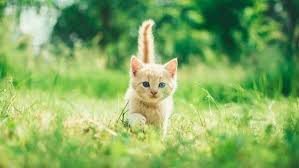
#> input picture cat.jpg, 299 x 168 px
$ jupyter execute 'dip exp 5.ipynb'   (older library calls are emulated)
#> lines starting #> are read from the running program, lines starting #| are printed output that depends on the picture
[cell 1]
import cv2
import matplotlib.pyplot as plt
import numpy as np
image1 = cv2.imread("cat.jpg")
#> image1 is the input picture: shape (168, 299, 3); mean B, G, R 97.9, 173.1, 131.9
image2 = cv2.cvtColor(image1, cv2.COLOR_BGR2RGB)
plt.figure(figsize=(10, 8))
plt.subplot(1, 2, 1)
plt.imshow(image2)
plt.title("Original Image")
plt.axis("off")

[cell 2]
kernel = np.ones((11, 11), np.float32) / 121
averaging_image = cv2.filter2D(image2, -1, kernel)
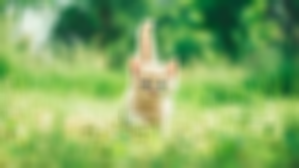
#> averaging_image: shape (168, 299, 3); mean R, G, B 132, 173.1, 97.9
plt.figure(figsize=(10, 8))
plt.subplot(1, 2, 2)
plt.imshow(averaging_image)
plt.title("Averaging Filter Image")
plt.axis("off")
plt.show()

[cell 3]
kernel1 = np.array([[1, 2, 1],
                    [2, 4, 2],
                    [1, 2, 1]]) / 16

weighted_average_image = cv2.filter2D(image2, -1, kernel1)
plt.figure(figsize=(10, 8))
plt.subplot(1, 2, 2)
plt.imshow(weighted_average_image)
plt.title("Weighted Average Filter Image")
plt.axis("off")
plt.show()

[cell 4]
gaussian_blur = cv2.GaussianBlur(image2, (11, 11), 0)
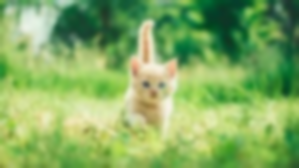
#> gaussian_blur: shape (168, 299, 3); mean R, G, B 131.9, 173.1, 97.9
plt.figure(figsize=(10, 8))
plt.subplot(1, 2, 2)
plt.imshow(gaussian_blur)
plt.title("Gaussian Blur")
plt.axis("off")
plt.show()

[cell 5]
median_blur = cv2.medianBlur(image2, 11)
plt.figure(figsize=(10, 8))
plt.subplot(1, 2, 2)
plt.imshow(median_blur)
plt.title("Median Filter")
plt.axis("off")
plt.show()

[cell 6]
sharpened_image = cv2.filter2D(gaussian_blur, -1, kernel1)
plt.figure(figsize=(10, 8))
plt.subplot(1, 2, 2)
plt.imshow(sharpened_image)
plt.title("Sharpened Image (Laplacian Kernel)")
plt.axis("off")
plt.show()

[cell 7]
laplacian = cv2.Laplacian(image2, cv2.CV_64F)
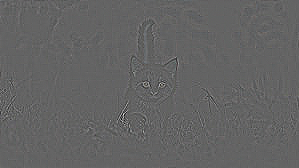
#> laplacian: shape (168, 299, 3) float64; mean R, G, B 0, 0, 0; drawn with min black and max white
plt.figure(figsize=(10, 8))
plt.subplot(1, 2, 2)
plt.imshow(laplacian, cmap='gray')
plt.title("Laplacian Operator Image")
plt.axis("off")
plt.show()
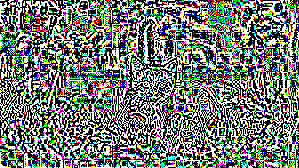
#> shown: shape (168, 299, 3) float64; mean R, G, B 0.468, 0.468, 0.47

$ run again, with Averaging Filter.png saved as cat.jpg
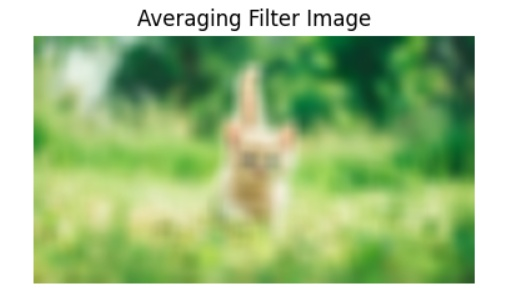
#> input picture Averaging Filter.png, 532 x 296 px
#> image1 is the input picture: shape (296, 532, 3); mean B, G, R 143.9, 196, 167.5
#> `laplacian = cv2.Laplacian(image2, cv2.CV_64F)`:
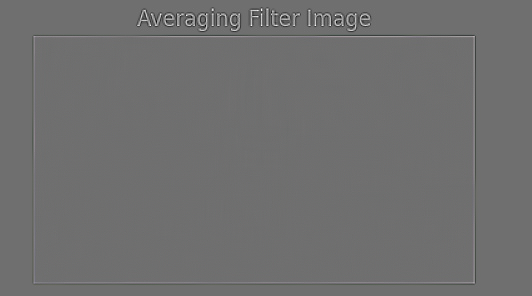
#> laplacian: shape (296, 532, 3) float64; mean R, G, B 0, 0, 0; drawn with min black and max white
#> `plt.show()`:
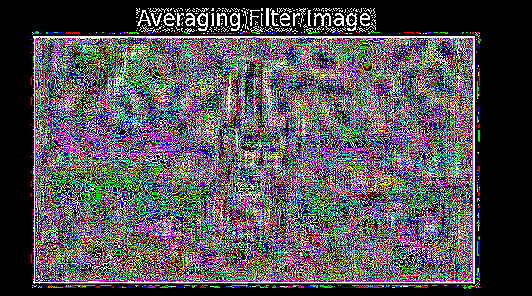
#> shown: shape (296, 532, 3) float64; mean R, G, B 0.319, 0.304, 0.326

$ run again, with Gaussian filter.png saved as cat.jpg
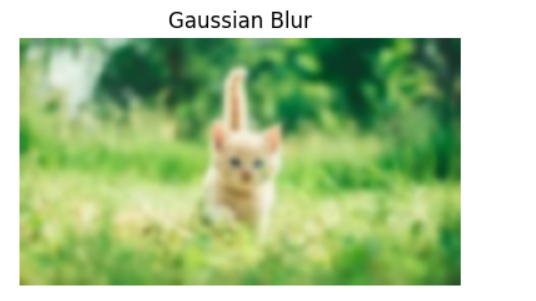
#> input picture Gaussian filter.png, 536 x 301 px
#> image1 is the input picture: shape (301, 536, 3); mean B, G, R 147.3, 198.1, 170.3
#> `laplacian = cv2.Laplacian(image2, cv2.CV_64F)`:
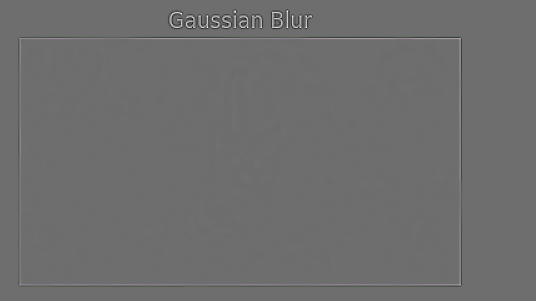
#> laplacian: shape (301, 536, 3) float64; mean R, G, B 0, 0, 0; drawn with min black and max white
#> `plt.show()`:
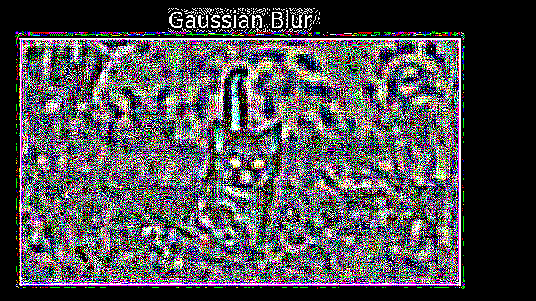
#> shown: shape (301, 536, 3) float64; mean R, G, B 0.311, 0.299, 0.318

$ run again, with Laplacian operator.png saved as cat.jpg
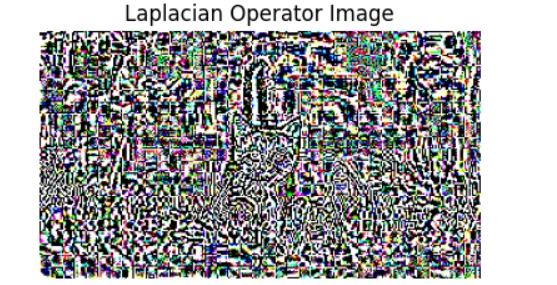
#> input picture Laplacian operator.png, 557 x 285 px
#> image1 is the input picture: shape (285, 557, 3); mean B, G, R 159.7, 159.3, 159.5
#> `laplacian = cv2.Laplacian(image2, cv2.CV_64F)`:
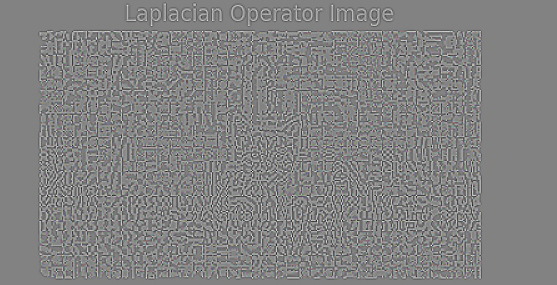
#> laplacian: shape (285, 557, 3) float64; mean R, G, B 0, 0, 0; drawn with min black and max white
#> `plt.show()`:
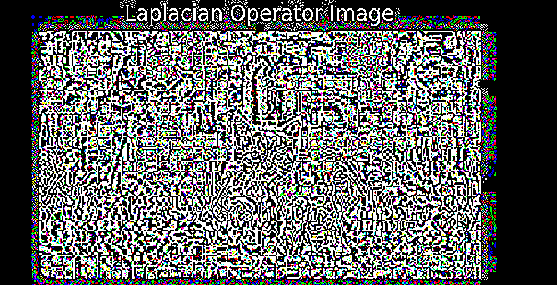
#> shown: shape (285, 557, 3) float64; mean R, G, B 0.382, 0.385, 0.384
